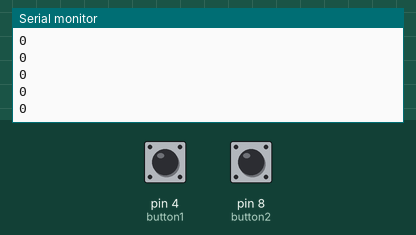
Recording of a sketch running on a simulated Arduino Uno, built with avr-gcc and run on an emulated ATmega328P. Shown: the last lines printed to the serial monitor. The test bench sets the inputs (shaded band); at power-on: pin 4 (button1) LOW, pin 8 (button2) LOW.

Above: at 1.2 s.
1.3 s: pin 4 (button1) pulled HIGH for 0.15 s
At 1.31 s:
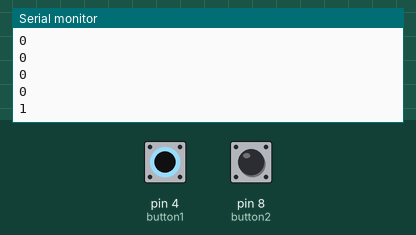
2.9 s: pin 8 (button2) pulled HIGH for 1 s
At 3.11 s:
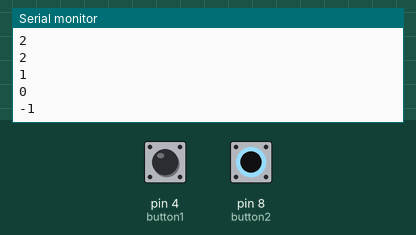
5.4 s: pin 8 (button2) pulled HIGH for 0.15 s
At 5.41 s:
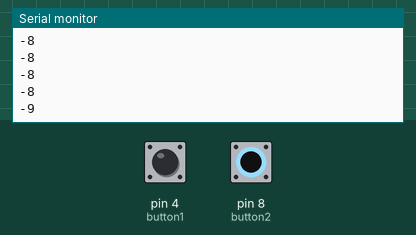
7.0 s: pin 4 (button1) pulled HIGH for 3.2 s
At 7.21 s:
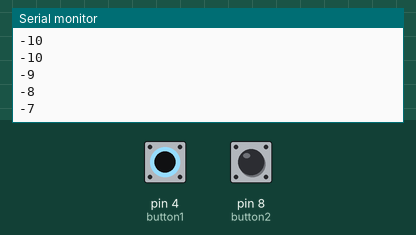
Timing chart, 0 to 10.0 s (numbered marks = the images above; inputs shaded):
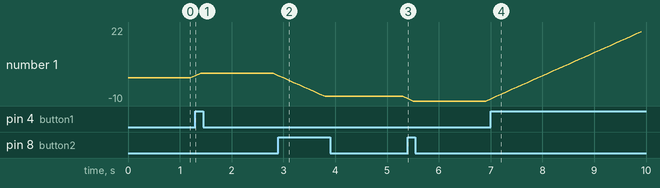

Measured:
- after the input at 1.3 s, the serial monitor: prints a new line at once (image 1)
- after the input at 2.9 s, the serial monitor: prints a new line after 0.20 s (image 2)
- after the input at 5.4 s, the serial monitor: prints a new line at once (image 3)
- after the input at 7.0 s, the serial monitor: prints a new line after 0.21 s (image 4)
- plotted number 1: 0 → 2 after the input at 1.3 s, 2 → -8 after the input at 2.9 s, -8 → -10 after the input at 5.4 s, -10 → 22 after the input at 7.0 s

The sketch:

butonlar.ino
```cpp
#define button1 4
#define button2 8
int sayac;
void setup() {
  pinMode(button1, INPUT);
  pinMode(button2, INPUT);
  Serial.begin(9600);
}

void loop() {
  if (digitalRead(button1)) {
    sayac++;
  }
  if (digitalRead(button2)) {
    sayac--;
  }
  Serial.println(sayac);
  delay(100);
}
```
